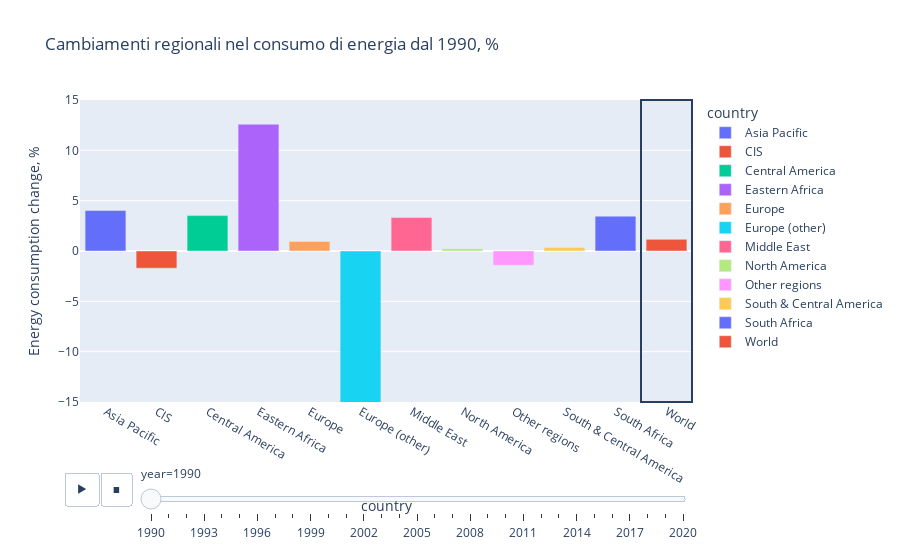

The code cell stored with this chart in its notebook:
### Markdown cell above
Mostriamo i cambiamenti storici dei vari consumi energetici mondiali tramite un grafico animato

### Code cell
# Ci concentreremo sulle colonne con i dati sulla variazione della percentuale del consumo di fonti energetiche annua
# a partire dall'anno 1990

consumption=energyConsumption.copy()

consumption=consumption.iloc[:, [1, 2, 9, 13, 20, 43, 51, 60, 69, 75, 82, 108, 106, 92, 98, 114, 102, 41-42]]
consumption=consumption[consumption['year']>=1990]

regions=['World', 'Europe', 'Europe (other)','North America', 'Central America', 'South & Central America', 'CIS',  'South Africa', 'Eastern Africa', 'Other regions', 'Asia Pacific', 'Middle East']

consumption=consumption[consumption['country'].isin(regions)]

fig = px.bar(consumption, 
             x='country', y='energy_cons_change_pct', 
             color='country',
             animation_frame='year', 
             animation_group="country",
             range_y=[-15, 15], 
             labels={'energy_cons_change_pct': 'Energy consumption change, %'}, 
             title='Cambiamenti regionali nel consumo di energia dal 1990, %')

fig.add_vrect(x0=11.5, x1=10.5)
plt.tight_layout()
fig.show()

### Figure 1 — Plotly figure (JSON) as saved in the notebook; plotly's stock layout.template omitted (floating-point values rounded to 4 significant figures)
{"data": [{"alignmentgroup": "True", "hovertemplate": "country=%{x}<br>year=1990<br>Energy consumption change, %=%{y}<extra></extra>", "ids": ["Asia Pacific", "Asia Pacific"], "legendgroup": "Asia Pacific", "marker": {"color": "#636efa", "pattern": {"shape": ""}}, "name": "Asia Pacific", "offsetgroup": "Asia Pacific", "orientation": "v", "showlegend": true, "textposition": "auto", "type": "bar", "x": ["Asia Pacific", "Asia Pacific"], "xaxis": "x", "y": [4.024, -2.169], "yaxis": "y"}, {"alignmentgroup": "True", "hovertemplate": "country=%{x}<br>year=1990<br>Energy consumption change, %=%{y}<extra></extra>", "ids": ["CIS", "CIS"], "legendgroup": "CIS", "marker": {"color": "#EF553B", "pattern": {"shape": ""}}, "name": "CIS", "offsetgroup": "CIS", "orientation": "v", "showlegend": true, "textposition": "auto", "type": "bar", "x": ["CIS", "CIS"], "xaxis": "x", "y": [-1.711, 0.727], "yaxis": "y"}, {"alignmentgroup": "True", "hovertemplate": "country=%{x}<br>year=1990<br>Energy consumption change, %=%{y}<extra></extra>", "ids": ["Central America"], "legendgroup": "Central America", "marker": {"color": "#00cc96", "pattern": {"shape": ""}}, "name": "Central America", "offsetgroup": "Central America", "orientation": "v", "showlegend": true, "textposition": "auto", "type": "bar", "x": ["Central America"], "xaxis": "x", "y": [3.516], "yaxis": "y"}, {"alignmentgroup": "True", "hovertemplate": "country=%{x}<br>year=1990<br>Energy consumption change, %=%{y}<extra></extra>", "ids": ["Eastern Africa"], "legendgroup": "Eastern Africa", "marker": {"color": "#ab63fa", "pattern": {"shape": ""}}, "name": "Eastern Africa", "offsetgroup": "Eastern Africa", "orientation": "v", "showlegend": true, "textposition": "auto", "type": "bar", "x": ["Eastern Africa"], "xaxis": "x", "y": [12.6], "yaxis": "y"}, {"alignmentgroup": "True", "hovertemplate": "country=%{x}<br>year=1990<br>Energy consumption change, %=%{y}<extra></extra>", "ids": ["Europe"], "legendgroup": "Europe", "marker": {"color": "#FFA15A", "pattern": {"shape": ""}}, "name": "Europe", "offsetgroup": "Europe", "orientation": "v", "showlegend": true, "textposition": "auto", "type": "bar", "x": ["Europe"], "xaxis": "x", "y": [0.952], "yaxis": "y"}, {"alignmentgroup": "True", "hovertemplate": "country=%{x}<br>year=1990<br>Energy consumption change, %=%{y}<extra></extra>", "ids": ["Europe (other)"], "legendgroup": "Europe (other)", "marker": {"color": "#19d3f3", "pattern": {"shape": ""}}, "name": "Europe (other)", "offsetgroup": "Europe (other)", "orientation": "v", "showlegend": true, "textposition": "auto", "type": "bar", "x": ["Europe (other)"], "xaxis": "x", "y": [-29.39], "yaxis": "y"}, {"alignmentgroup": "True", "hovertemplate": "country=%{x}<br>year=1990<br>Energy consumption change, %=%{y}<extra></extra>", "ids": ["Middle East", "Middle East"], "legendgroup": "Middle East", "marker": {"color": "#FF6692", "pattern": {"shape": ""}}, "name": "Middle East", "offsetgroup": "Middle East", "orientation": "v", "showlegend": true, "textposition": "auto", "type": "bar", "x": ["Middle East", "Middle East"], "xaxis": "x", "y": [3.327, 5.271], "yaxis": "y"}, {"alignmentgroup": "True", "hovertemplate": "country=%{x}<br>year=1990<br>Energy consumption change, %=%{y}<extra></extra>", "ids": ["North America"], "legendgroup": "North America", "marker": {"color": "#B6E880", "pattern": {"shape": ""}}, "name": "North America", "offsetgroup": "North America", "orientation": "v", "showlegend": true, "textposition": "auto", "type": "bar", "x": ["North America"], "xaxis": "x", "y": [0.222], "yaxis": "y"}, {"alignmentgroup": "True", "hovertemplate": "country=%{x}<br>year=1990<br>Energy consumption change, %=%{y}<extra></extra>", "ids": ["Other regions", "Other regions", "Other regions", "Other regions"], "legendgroup": "Other regions", "marker": {"color": "#FF97FF", "pattern": {"shape": ""}}, "name": "Other regions", "offsetgroup": "Other regions", "orientation": "v", "showlegend": true, "textposition": "auto", "type": "bar", "x": ["Other regions", "Other regions", "Other regions", "Other regions"], "xaxis": "x", "y": [-1.416, -2.24, 8.18, 49.77], "yaxis": "y"}, {"alignmentgroup": "True", "hovertemplate": "country=%{x}<br>year=1990<br>Energy consumption change, %=%{y}<extra></extra>", "ids": ["South & Central America"], "legendgroup": "South & Central America", "marker": {"color": "#FECB52", "pattern": {"shape": ""}}, "name": "South & Central America", "offsetgroup": "South & Central America", "orientation": "v", "showlegend": true, "textposition": "auto", "type": "bar", "x": ["South & Central America"], "xaxis": "x", "y": [0.356], "yaxis": "y"}, {"alignmentgroup": "True", "hovertemplate": "country=%{x}<br>year=1990<br>Energy consumption change, %=%{y}<extra></extra>", "ids": ["South Africa"], "legendgroup": "South Africa", "marker": {"color": "#636efa", "pattern": {"shape": ""}}, "name": "South Africa", "offsetgroup": "South Africa", "orientation": "v", "showlegend": true, "textposition": "auto", "type": "bar", "x": ["South Africa"], "xaxis": "x", "y": [3.461], "yaxis": "y"}, {"alignmentgroup": "True", "hovertemplate": "country=%{x}<br>year=1990<br>Energy consumption change, %=%{y}<extra></extra>", "ids": ["World"], "legendgroup": "World", "marker": {"color": "#EF553B", "pattern": {"shape": ""}}, "name": "World", "offsetgroup": "World", "orientation": "v", "showlegend": true, "textposition": "auto", "type": "bar", "x": ["World"], "xaxis": "x", "y": [1.157], "yaxis": "y"}], "layout": {"barmode": "relative", "legend": {"title": {"text": "country"}, "tracegroupgap": 0}, "shapes": [{"type": "rect", "x0": 11.5, "x1": 10.5, "xref": "x", "y0": 0, "y1": 1, "yref": "y domain"}], "sliders": [{"active": 0, "currentvalue": {"prefix": "year="}, "len": 0.9, "pad": {"b": 10, "t": 60}, "steps": [{"args": [["1990"], {"frame": {"duration": 0, "redraw": true}, "fromcurrent": true, "mode": "immediate", "transition": {"duration": 0, "easing": "linear"}}], "label": "1990", "method": "animate"}, {"args": [["1991"], {"frame": {"duration": 0, "redraw": true}, "fromcurrent": true, "mode": "immediate", "transition": {"duration": 0, "easing": "linear"}}], "label": "1991", "method": "animate"}, {"args": [["1992"], {"frame": {"duration": 0, "redraw": true}, "fromcurrent": true, "mode": "immediate", "transition": {"duration": 0, "easing": "linear"}}], "label": "1992", "method": "animate"}, {"args": [["1993"], {"frame": {"duration": 0, "redraw": true}, "fromcurrent": true, "mode": "immediate", "transition": {"duration": 0, "easing": "linear"}}], "label": "1993", "method": "animate"}, {"args": [["1994"], {"frame": {"duration": 0, "redraw": true}, "fromcurrent": true, "mode": "immediate", "transition": {"duration": 0, "easing": "linear"}}], "label": "1994", "method": "animate"}, {"args": [["1995"], {"frame": {"duration": 0, "redraw": true}, "fromcurrent": true, "mode": "immediate", "transition": {"duration": 0, "easing": "linear"}}], "label": "1995", "method": "animate"}, {"args": [["1996"], {"frame": {"duration": 0, "redraw": true}, "fromcurrent": true, "mode": "immediate", "transition": {"duration": 0, "easing": "linear"}}], "label": "1996", "method": "animate"}, {"args": [["1997"], {"frame": {"duration": 0, "redraw": true}, "fromcurrent": true, "mode": "immediate", "transition": {"duration": 0, "easing": "linear"}}], "label": "1997", "method": "animate"}, {"args": [["1998"], {"frame": {"duration": 0, "redraw": true}, "fromcurrent": true, "mode": "immediate", "transition": {"duration": 0, "easing": "linear"}}], "label": "1998", "method": "animate"}, {"args": [["1999"], {"frame": {"duration": 0, "redraw": true}, "fromcurrent": true, "mode": "immediate", "transition": {"duration": 0, "easing": "linear"}}], "label": "1999", "method": "animate"}, {"args": [["2000"], {"frame": {"duration": 0, "redraw": true}, "fromcurrent": true, "mode": "immediate", "transition": {"duration": 0, "easing": "linear"}}], "label": "2000", "method": "animate"}, {"args": [["2001"], {"frame": {"duration": 0, "redraw": true}, "fromcurrent": true, "mode": "immediate", "transition": {"duration": 0, "easing": "linear"}}], "label": "2001", "method": "animate"}, {"args": [["2002"], {"frame": {"duration": 0, "redraw": true}, "fromcurrent": true, "mode": "immediate", "transition": {"duration": 0, "easing": "linear"}}], "label": "2002", "method": "animate"}, {"args": [["2003"], {"frame": {"duration": 0, "redraw": true}, "fromcurrent": true, "mode": "immediate", "transition": {"duration": 0, "easing": "linear"}}], "label": "2003", "method": "animate"}, {"args": [["2004"], {"frame": {"duration": 0, "redraw": true}, "fromcurrent": true, "mode": "immediate", "transition": {"duration": 0, "easing": "linear"}}], "label": "2004", "method": "animate"}, {"args": [["2005"], {"frame": {"duration": 0, "redraw": true}, "fromcurrent": true, "mode": "immediate", "transition": {"duration": 0, "easing": "linear"}}], "label": "2005", "method": "animate"}, {"args": [["2006"], {"frame": {"duration": 0, "redraw": true}, "fromcurrent": true, "mode": "immediate", "transition": {"duration": 0, "easing": "linear"}}], "label": "2006", "method": "animate"}, {"args": [["2007"], {"frame": {"duration": 0, "redraw": true}, "fromcurrent": true, "mode": "immediate", "transition": {"duration": 0, "easing": "linear"}}], "label": "2007", "method": "animate"}, {"args": [["2008"], {"frame": {"duration": 0, "redraw": true}, "fromcurrent": true, "mode": "immediate", "transition": {"duration": 0, "easing": "linear"}}], "label": "2008", "method": "animate"}, {"args": [["2009"], {"frame": {"duration": 0, "redraw": true}, "fromcurrent": true, "mode": "immediate", "transition": {"duration": 0, "easing": "linear"}}], "label": "2009", "method": "animate"}, {"args": [["2010"], {"frame": {"duration": 0, "redraw": true}, "fromcurrent": true, "mode": "immediate", "transition": {"duration": 0, "easing": "linear"}}], "label": "2010", "method": "animate"}, {"args": [["2011"], {"frame": {"duration": 0, "redraw": true}, "fromcurrent": true, "mode": "immediate", "transition": {"duration": 0, "easing": "linear"}}], "label": "2011", "method": "animate"}, {"args": [["2012"], {"frame": {"duration": 0, "redraw": true}, "fromcurrent": true, "mode": "immediate", "transition": {"duration": 0, "easing": "linear"}}], "label": "2012", "method": "animate"}, {"args": [["2013"], {"frame": {"duration": 0, "redraw": true}, "fromcurrent": true, "mode": "immediate", "transition": {"duration": 0, "easing": "linear"}}], "label": "2013", "method": "animate"}, {"args": [["2014"], {"frame": {"duration": 0, "redraw": true}, "fromcurrent": true, "mode": "immediate", "transition": {"duration": 0, "easing": "linear"}}], "label": "2014", "method": "animate"}, {"args": [["2015"], {"frame": {"duration": 0, "redraw": true}, "fromcurrent": true, "mode": "immediate", "transition": {"duration": 0, "easing": "linear"}}], "label": "2015", "method": "animate"}, {"args": [["2016"], {"frame": {"duration": 0, "redraw": true}, "fromcurrent": true, "mode": "immediate", "transition": {"duration": 0, "easing": "linear"}}], "label": "2016", "method": "animate"}, {"args": [["2017"], {"frame": {"duration": 0, "redraw": true}, "fromcurrent": true, "mode": "immediate", "transition": {"duration": 0, "easing": "linear"}}], "label": "2017", "method": "animate"}, {"args": [["2018"], {"frame": {"duration": 0, "redraw": true}, "fromcurrent": true, "mode": "immediate", "transition": {"duration": 0, "easing": "linear"}}], "label": "2018", "method": "animate"}, {"args": [["2019"], {"frame": {"duration": 0, "redraw": true}, "fromcurrent": true, "mode": "immediate", "transition": {"duration": 0, "easing": "linear"}}], "label": "2019", "method": "animate"}, {"args": [["2020"], {"frame": {"duration": 0, "redraw": true}, "fromcurrent": true, "mode": "immediate", "transition": {"duration": 0, "easing": "linear"}}], "label": "2020", "method": "animate"}], "x": 0.1, "xanchor": "left", "y": 0, "yanchor": "top"}], "title": {"text": "Cambiamenti regionali nel consumo di energia dal 1990, %"}, "updatemenus": [{"buttons": [{"args": [null, {"frame": {"duration": 500, "redraw": true}, "fromcurrent": true, "mode": "immediate", "transition": {"duration": 500, "easing": "linear"}}], "label": "&#9654;", "method": "animate"}, {"args": [[null], {"frame": {"duration": 0, "redraw": true}, "fromcurrent": true, "mode": "immediate", "transition": {"duration": 0, "easing": "linear"}}], "label": "&#9724;", "method": "animate"}], "direction": "left", "pad": {"r": 10, "t": 70}, "showactive": false, "type": "buttons", "x": 0.1, "xanchor": "right", "y": 0, "yanchor": "top"}], "xaxis": {"anchor": "y", "categoryarray": ["Asia Pacific", "CIS", "Central America", "Eastern Africa", "Europe", "Europe (other)", "Middle East", "North America", "Other regions", "South & Central America", "South Africa", "World"], "categoryorder": "array", "domain": [0, 1], "title": {"text": "country"}}, "yaxis": {"anchor": "x", "domain": [0, 1], "range": [-15, 15], "title": {"text": "Energy consumption change, %"}}}}
